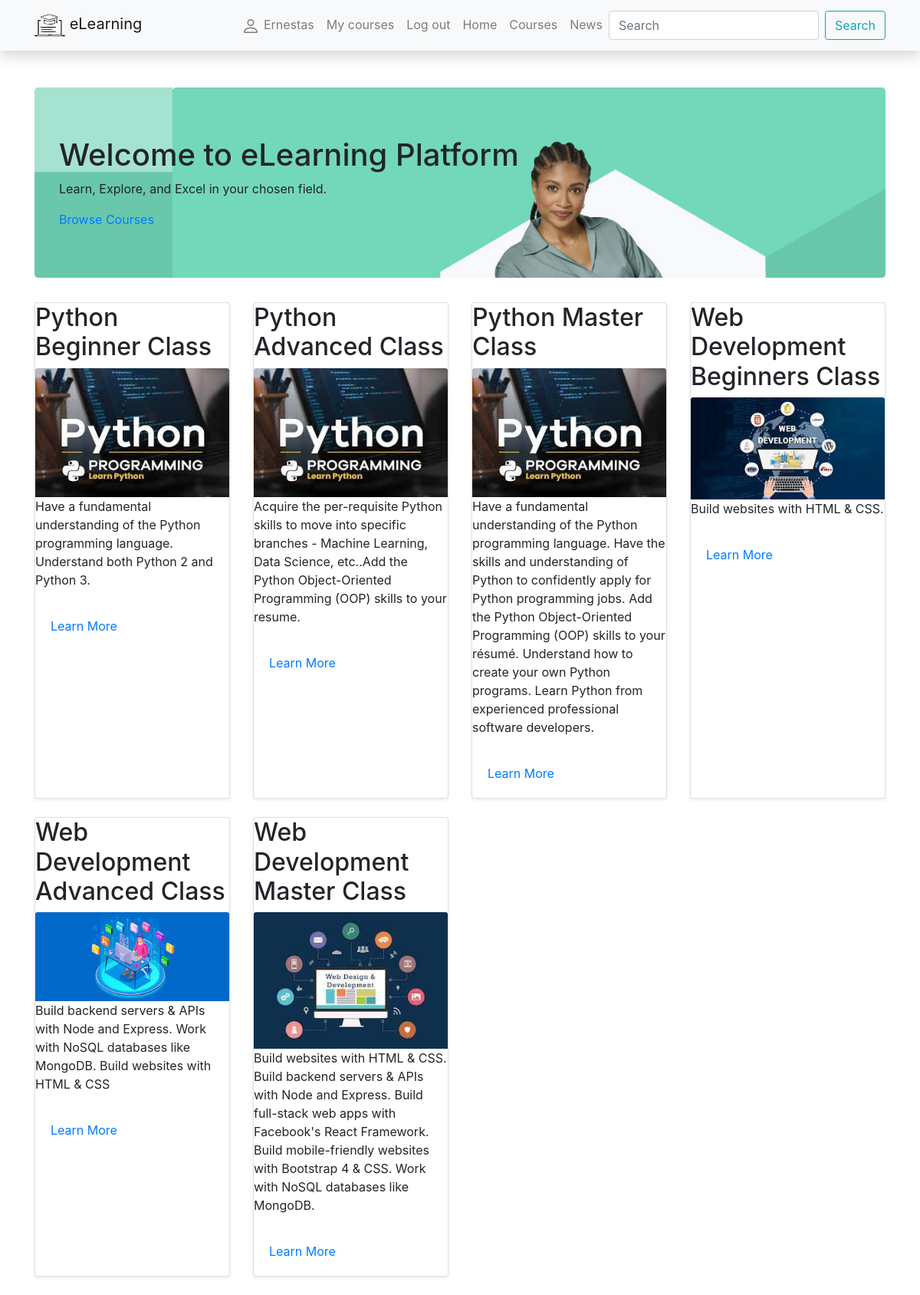
The page /learning/courses/ (signed in) on the database its author committed.
### elearning/models.py (models this page shows, shortened)
class Course(models.Model):
    title = models.CharField(max_length=255)
    description = models.TextField()
    cover = models.ImageField('Cover', upload_to='covers', null=True, blank=True)
    instructor = models.ForeignKey(User, on_delete=models.CASCADE, related_name='instructor_courses', null=True)
    students = models.ManyToManyField(User, through='Enrollment', related_name='enrolled_courses', null=True)

### elearning/views.py (the view)
# urls.py: path('courses/', views.CoursesViewList.as_view(), name='courses-list-url'),
class CoursesViewList(generic.ListView):
    model = Course
    context_object_name = 'course_list'
    template_name = 'course_list.html'

### elearning/templates/course_list.html (shortened to what this page needs)
{% extends 'base.html' %}
{% block content %}
{% load static %}
<div class="jumbotron text-left" style="background-image: url({% static 'images/header.jpg' %}); background-size: 100%;">
  <h1>Welcome to eLearning Platform</h1>
  <p>Learn, Explore, and Excel in your chosen field.</p>
  <a href="#courses">Browse Courses</a>
</div>
<div class="row">
{% for course in course_list %}
<div class="col-sm-6 col-md-3 d-flex align-items-stretch">
  <div class="card mb-4 shadow-sm">
  <h2>{{ course.title }}</h2>
    {% if course.cover %}
    <img src="{{ course.cover.url }}" class="card-img-top">
    <p>{{ course.description }}</p>
    {% else %}
    <img src="{% static 'img/no-image.png' %}" class="card-img-top">
    {% endif %}
    <div class="card-body">
      <p class="card-text"><a href="{% url 'course-one' course.id%}">Learn More</a></p>
    </div>
  </div>
  </div>
{% endfor %}
</div>
{% endblock %}

### elearning/templates/base.html (shortened to what this page needs)
<!DOCTYPE html>
<html lang="en">
<head>
  <link rel="stylesheet"
        href="https://stackpath.bootstrapcdn.com/bootstrap/4.1.3/css/bootstrap.min.css"
/>
  <link rel="stylesheet"
        href="https://cdnjs.cloudflare.com/ajax/libs/font-awesome/4.7.0/css/font-awesome.min.css"/>
  {% load static %}
  <link rel="stylesheet" href="{% static 'css/styles.css' %}">
</head>
<body>
<nav class="navbar navbar-expand-lg navbar-light bg-light static-top mb-5 shadow">
  <div class="container">
    <a class="navbar-brand" href="{% url 'homepage-url' %}">
      eLearning</a>
    <div class="collapse navbar-collapse" id="navbarResponsive">
      <ul class="navbar-nav ml-auto">
        {% if user.is_authenticated %}
        <li class="nav-item"><a class="nav-link" href="#">
          {{ user.get_username }}</a></li>
        <li class="nav-item"><a class="nav-link" href="#">My courses</a></li>
        <li class="nav-item"><a class="nav-link" href="{% url 'logout'%}">Log out</a></li>
        {% else %}
        <li class="nav-item"><a class="nav-link" href="{% url 'login' %}?next={{request.path}}">Log in</a></li>
        <li class="nav-item"><a class="nav-link" href="{% url 'register' %}">Sign up</a></li>
        {% endif %}
        <li class="nav-item">
          <a class="nav-link" href="{% url 'homepage-url' %}">Home</a>
        </li>
        <li class="nav-item">
          <a class="nav-link" href="{% url 'courses-list-url' %}">Courses</a>
        </li>
        <li class="nav-item">
          <a class="nav-link" href="#">News</a>
        </li>
      </ul>
      <form class="form-inline my-2 my-lg-0"
            action="{% url 'search' %}"
            method="get">
        <input class="form-control mr-sm-2"
               type="search"
               placeholder="Search"
               aria-label="Search"
               name="search_text"/>
        <button class="btn btn-outline-info my-2 my-sm-0" type="submit">
          Search
        </button>
      </form>
    </div>
  </div>
</nav>
<div class="container">{% block content %}{% endblock %}</div>
</body>
</html>

### rows shown on the page
Course: title "Python Beginner Class", cover (picture), description "Have a fundamental understanding of the Python programming language. Understand both Python 2 and Python 3."
Course: title "Python Advanced Class", cover (picture), description "Acquire the per-requisite Python skills to move into specific branches - Machine Learning, Data Science, etc..Add the Python Object-Oriented Programming (OOP) skills to your resume."
Course: title "Python Master Class", cover (picture), description "Have a fundamental understanding of the Python programming language. Have the skills and understanding of Python to confidently apply for Python programming jobs. Add the Python Object-Oriented Programming (OOP) skills to your résumé. Understand how to create your own Python programs. Learn Python from experienced professional software developers."
Course: title "Web Development Beginners Class", cover (picture), description "Build websites with HTML & CSS."
Course: title "Web Development Advanced Class", cover (picture), description "Build backend servers & APIs with Node and Express. Work with NoSQL databases like MongoDB. Build websites with HTML & CSS"
Course: title "Web Development Master Class", cover (picture), description "Build websites with HTML & CSS. Build backend servers & APIs with Node and Express. Build full-stack web apps with Facebook's React Framework. Build mobile-friendly websites with Bootstrap 4 & CSS. Work with NoSQL databases like MongoDB."

### other values the page prints
{{ user.get_username }} "Ernestas"
